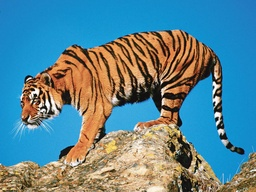
#> input picture Computer_Vision_I/TPs/TP5/tiger.jpg, 256 x 192 px, shrunk from 954 x 716 before the run
$ jupyter execute TP5.ipynb   (shell and % lines are left out)
#> lines starting #> are read from the running program, lines starting #| are printed output that depends on the picture; after the words box and inside, x2 and y2 are one past the last pixel; in counts of white or black regions, pixels touching at a corner belong together
# TP5 GaboG

Para una imagen de elección...

[cell 1]
#Si queremos que las imágenes sean mostradas en una ventana emergente quitar el inline
#matplotlib
import numpy as np
import cv2 as cv
import matplotlib.pyplot as plt
from mpl_toolkits.mplot3d import Axes3D
from matplotlib import cm
from matplotlib import colors

[cell 2]
def read_and_plot_image(image_path):

#> called with image_path = 'tiger.jpg'
    img = cv.imread(image_path)
#> img is the input picture: shape (192, 256, 3); mean B, G, R 145.6, 133.6, 92.5
    fig = plt.figure(figsize=(7,7))
    plt.imshow(cv.cvtColor(img, cv.COLOR_BGR2RGB))
    plt.show()

    return img

[cell 3]
image = read_and_plot_image('tiger.jpg')

1. Construir un espacio de características basado en color y graficar la distribución de características

[cell 4]
# Transform to HSV color space
img_hsv = cv.cvtColor(image, cv.COLOR_BGR2HSV)
#> img_hsv: shape (192, 256, 3); mean H, S, V 60.6, 172.1, 181.1

# Plot hsv color space
h, s, v = cv.split(img_hsv)
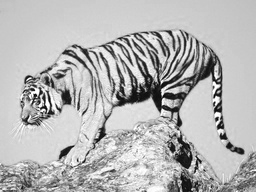
#> v: shape (192, 256); min 2, max 255, mean 181.1
fig = plt.figure(figsize=(7,7))
axis = fig.add_subplot(1, 1, 1, projection="3d")

pixel_colors = img_hsv.reshape((np.shape(img_hsv)[0]*np.shape(img_hsv)[1], 3))
norm = colors.Normalize(vmin=-1.,vmax=1.)
norm.autoscale(pixel_colors)
pixel_colors = norm(pixel_colors).tolist()
#> pixel_colors = 49152 items

axis.scatter(h.flatten(), s.flatten(), v.flatten(), facecolors=pixel_colors, marker=".")
axis.set_xlabel("Canal 1")
axis.set_ylabel("Canal 2")
axis.set_zlabel("Canal 3")
plt.show()

2. Construir un espacio de características basado en color y posición y graficar la distribución de características

[cell 5]
# Transform to RGB color space
img_rgb = cv.cvtColor(image, cv.COLOR_BGR2RGB)

# Create x,y features
matrix_x = np.zeros((img_rgb.shape[0], img_rgb.shape[1]))
matrix_y = np.zeros((img_rgb.shape[0], img_rgb.shape[1]))

for x in range(0, img_rgb.shape[1]):
        for y in range(0, img_rgb.shape[0]):
            matrix_x[y,x] = x
            matrix_y[y,x] = y
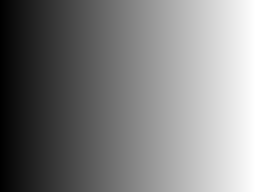
#> matrix_x: shape (192, 256) float64; min 0, max 255, mean 127.5
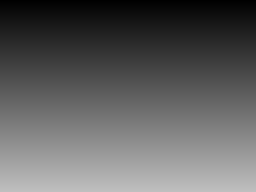
#> matrix_y: shape (192, 256) float64; min 0, max 191, mean 95.5

# Scaling x,y features between 0-255 (k-means is sensitive to scale)

matrix_x = np.interp(matrix_x, (matrix_x.min(), matrix_x.max()), (0, +255))
matrix_y = np.interp(matrix_y, (matrix_y.min(), matrix_y.max()), (0, +255))

matrix_xy = np.zeros((img_rgb.shape[0],img_rgb.shape[1],2))

# Adding values to a 2-dim matrix.
matrix_xy[:,:,0] = matrix_x
matrix_xy[:,:,1] = matrix_y

[cell 6]
# Validate shapes
(img_rgb.shape, matrix_xy.shape)
#> Out = ((192, 256, 3), (192, 256, 2))

[cell 7]
# Concatenate both matrix into a 5-dim matrix

rgbxy_matrix = np.c_[np.asarray(img_rgb), matrix_xy]
rgbxy_matrix.shape
#> Out = (192, 256, 5)

[cell 8]
# Plot RGB space color

r, g, b = cv.split(rgbxy_matrix[:,:,:3])
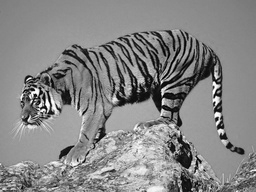
#> g: shape (192, 256) float64; min 0, max 255, mean 133.6

fig = plt.figure(figsize=(7,7))
axis = fig.add_subplot(1, 1, 1, projection="3d")

pixel_colors = img_rgb.reshape((np.shape(img_rgb)[0]*np.shape(img_rgb)[1], 3))
norm = colors.Normalize(vmin=-1.,vmax=1.)
norm.autoscale(pixel_colors)
pixel_colors = norm(pixel_colors).tolist()

axis.scatter(r.flatten(), g.flatten(), b.flatten(), facecolors=pixel_colors, marker=".")
axis.set_xlabel("Canal 1")
axis.set_ylabel("Canal 2")
axis.set_zlabel("Canal 3")
plt.show()
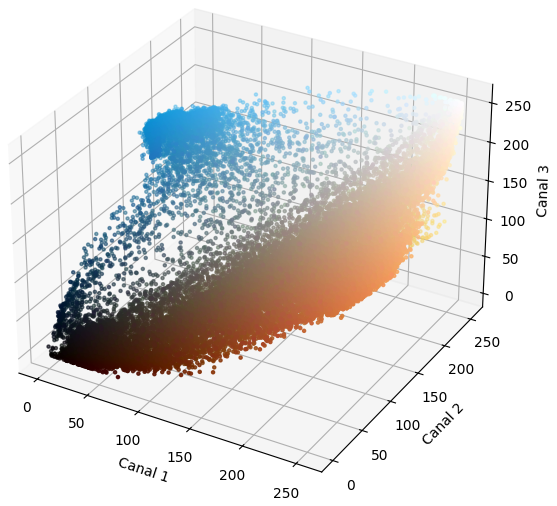
#> figure drawn by matplotlib, 1 panel

3. Obtener la imagen posterizada y las máscaras correspondientes a cada clase, utilizando k-means con asignación aleatoria de centroides para ambos espacios de características.

[cell 9]
# Cambiamos el tamaño a un array de Mx3 (con M el número de píxels).
features_hsv = img_hsv.reshape((-1,3))
print('Dimensión de la matriz de características (espacio HSV): {}'.format(features_hsv.shape))
#| Dimensión de la matriz de características (espacio HSV): (49152, 3)
features_hsv = np.float32(features_hsv)

[cell 10]
# Cambiamos el tamaño a un array de Mx5 (con M el número de píxels).
features_rgbxy = rgbxy_matrix.reshape((-1,5))
print('Dimensión de la matriz de características (espacio RGBXY): {}'.format(features_rgbxy.shape))
#| Dimensión de la matriz de características (espacio RGBXY): (49152, 5)
features_rgbxy = np.float32(features_rgbxy)

[cell 11]
# Definimos el criterio de detención (Epsilon e iteraciones máximas) y número de clústers (K)
criteria = (cv.TERM_CRITERIA_MAX_ITER + cv.TERM_CRITERIA_EPS, 10, 1.0)
K = 3

# Corremos kmeans
compact_hsv, label_hsv, color_clusters_hsv = cv.kmeans(features_hsv, K, None, criteria, 10, cv.KMEANS_RANDOM_CENTERS)
#> compact_hsv = 122264914.7; color_clusters_hsv = [[20.47, 107.5, 195.4], [27.39, 165.5, 73.14], [100.1, 220.4, 206.2]]
compact_rgbxy, label_rgbxy, color_clusters_rgbxy = cv.kmeans(features_rgbxy, K, None, criteria, 10, cv.KMEANS_RANDOM_CENTERS)
#> compact_rgbxy = 581144860.4; color_clusters_rgbxy = [[195.8, 156.6, 115.3, 117.3, 171.3], [74, 50.9, 30.62, 142.4, 135.6], [28.81, 146.6, 205.9, 129.3, 94.97]]

[cell 12]
# Cast color_clusters data type to uint8
color_clusters_hsv = np.uint8(color_clusters_hsv)
#> color_clusters_hsv = [[20, 107, 195], [27, 165, 73], [100, 220, 206]]
color_clusters_rgbxy = np.uint8(color_clusters_rgbxy)
#> color_clusters_rgbxy = [[195, 156, 115, 117, 171], [73, 50, 30, 142, 135], [28, 146, 205, 129, 94]]

[cell 13]
# Cada píxel que corresponde a un grupo tiene copiado como etiqueta el color al que corresponde. Hacemos un reshape al tamaño original de la matriz de imagen
img_out_hsv = color_clusters_hsv[label_hsv.flatten()]
img_out_hsv = img_out_hsv.reshape((img_hsv.shape))
#> img_out_hsv: shape (192, 256, 3); mean H, S, V 60.3, 171.6, 180.8

img_out_rgbxy = color_clusters_rgbxy[label_rgbxy.flatten()][:, :3]
img_out_rgbxy = img_out_rgbxy.reshape((img_rgb.shape))
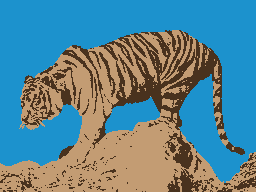
#> img_out_rgbxy: shape (192, 256, 3); mean R, G, B 91.7, 133, 145

# Mostramos la imagen compuesta
fig, axs = plt.subplots(1, 2, figsize=(14,7))
fig.suptitle('Imágenes posterizadas HSV vs RGBXY features')
fig.tight_layout()

axs[0].imshow(img_out_hsv)
axs[1].imshow(img_out_rgbxy)

plt.show()

[cell 14]
# Obtenemos máscaras de la segmentación y la imagen segmentada en RGB usando el espacio de color HSV

mask_list_hsv = list()
img_segmented_hsv = list()
for cluster in color_clusters_hsv:
  mask = np.zeros(img_out_hsv.shape[:2],'uint8')
  mask[np.where((img_out_hsv == cluster).all(axis=2))] = 255
  mask_list_hsv.append(mask)
  img_segmented_hsv.append(cv.cvtColor(cv.bitwise_and(img_hsv, img_hsv, mask = mask), cv.COLOR_HSV2RGB))
#> this loop made 3 passes
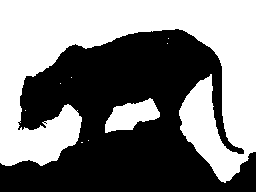
#> mask: shape (192, 256); 49% white; 9 white regions (7 under 20 px), largest, box (x1, y1, x2, y2) and area: (0, 0, 256, 183) 22936, (105, 98, 160, 133) 1117
#> after the loop, img_segmented_hsv = 3 items; mask_list_hsv = 3 items

[cell 15]
# Obtenemos máscaras de la segmentación y la imagen segmentada usando el espacio de color RGB y posicion X,Y

mask_list_rgbxy = list()
img_segmented_rgbxy = list()
for cluster in color_clusters_rgbxy[:, 0:3]:
  mask = np.zeros(img_out_rgbxy.shape[:2],'uint8')
  mask[np.where((img_out_rgbxy == cluster).all(axis=2))] = 255
  mask_list_rgbxy.append(mask)
  img_segmented_rgbxy.append(cv.bitwise_and(img_rgb, img_rgb, mask = mask))
#> this loop made 3 passes
#> cluster on passes 1 to 3: [195, 156, 115], [73, 50, 30], [28, 146, 205]
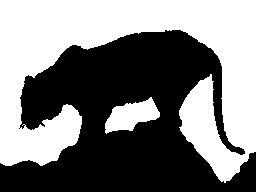
#> mask: shape (192, 256); 49.4% white; 2 white regions, box (x1, y1, x2, y2) and area: (0, 0, 256, 183) 23144, (105, 97, 160, 134) 1145
#> after the loop, img_segmented_rgbxy = 3 items; mask_list_rgbxy = 3 items

[cell 16]
# Unimos resultados
mask_list = mask_list_hsv + mask_list_rgbxy[::-1]
#> mask_list = 6 items

img_segmented = img_segmented_hsv + img_segmented_rgbxy[::-1]
#> img_segmented = 6 items

[cell 17]
fig = plt.figure(figsize=(20,10))
c=1
for i in mask_list:
    plt.subplot(2, 3, c)
    if c <= 3:
        plt.title(f'Máscara HSV')
    else:
        plt.title(f'Máscara RGBXY')
    ax = plt.imshow(i)
    c += 1
#> this loop made 6 passes
#> after the loop, c = 7
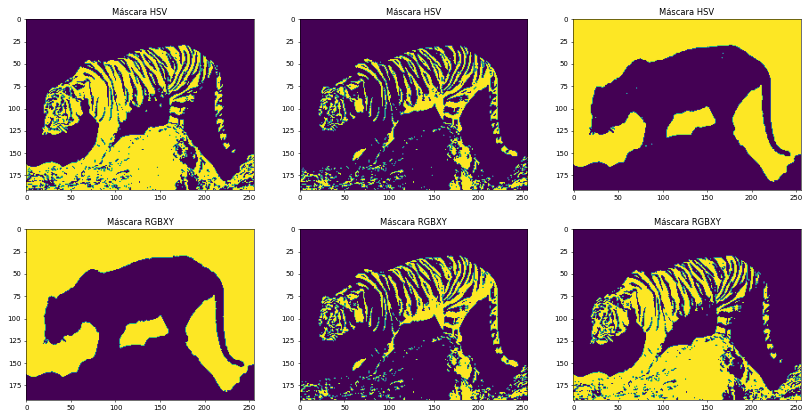
#> figure drawn by matplotlib, 6 panels

5. Comparar los resultados obtenidos

[cell 18]
fig = plt.figure(figsize=(20,10))
c=1
for i in img_segmented:
    plt.subplot(2, 3, c)
    if c <= 3:
        plt.title(f'Imagen RGB segmentada por máscara HSV')
    else:
        plt.title(f'Imagen RGB segmentada por máscara RGBXY')
    ax = plt.imshow(i)
    c += 1
#> after the loop, c = 7
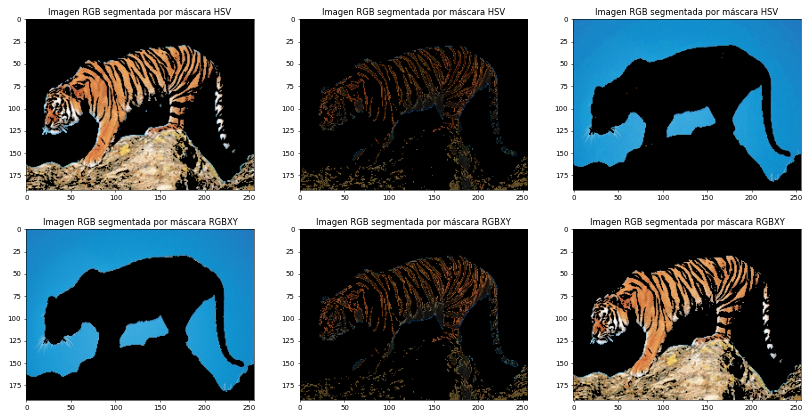
#> figure drawn by matplotlib, 6 panels
